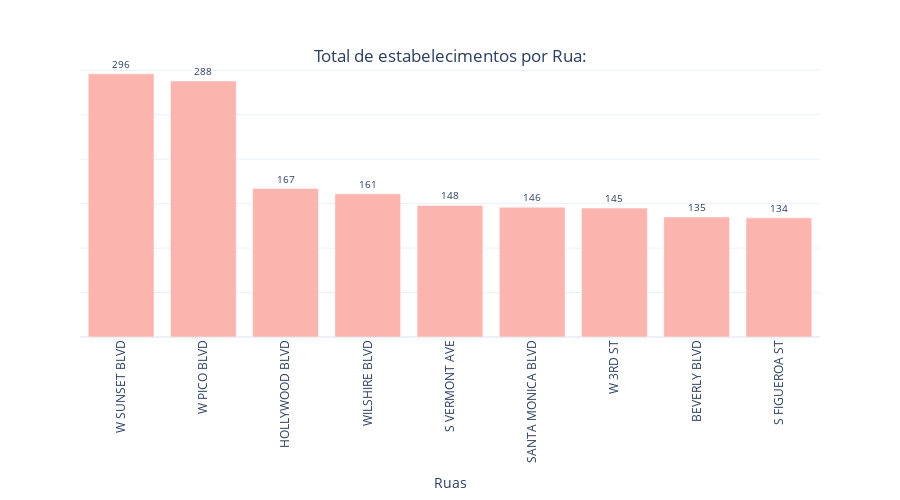

Here is the notebook cell this chart was saved with:
### Code cell
ruas128 =  ruas[ruas.quantity > 128]


fig = px.bar(ruas128 , x="Street", y="quantity",
             color_discrete_sequence=px.colors.qualitative.Pastel1,
             template='plotly_white', text='quantity',
             height=500)


fig.update_layout(
    xaxis_title='Ruas', # Etiqueta do eixo X
    yaxis_title=' '
)

fig.update_traces(textposition='outside', textfont_size=10
)

fig.update_yaxes(showticklabels=False)

fig.update_xaxes(tickangle=-90)

fig.update_layout(title={
    'text' : 'Total de estabelecimentos por Rua:',
    'y': 0.9,
    'x': 0.5
   
})


fig.show()

### Figure 1 — Plotly figure (JSON) as saved in the notebook; plotly's stock layout.template omitted (floating-point values rounded to 4 significant figures)
{"data": [{"alignmentgroup": "True", "hovertemplate": "Street=%{x}<br>quantity=%{text}<extra></extra>", "legendgroup": "", "marker": {"color": "rgb(251,180,174)", "pattern": {"shape": ""}}, "name": "", "offsetgroup": "", "orientation": "v", "showlegend": false, "text": [296, 288, 167, 161, 148, 146, 145, 135, 134], "textfont": {"size": 10}, "textposition": "outside", "type": "bar", "x": ["W SUNSET BLVD", "W PICO BLVD", "HOLLYWOOD BLVD", "WILSHIRE BLVD", "S VERMONT AVE", "SANTA MONICA BLVD", "W 3RD ST", "BEVERLY BLVD", "S FIGUEROA ST"], "xaxis": "x", "y": [296, 288, 167, 161, 148, 146, 145, 135, 134], "yaxis": "y"}], "layout": {"barmode": "relative", "height": 500, "legend": {"tracegroupgap": 0}, "margin": {"t": 60}, "title": {"text": "Total de estabelecimentos por Rua:", "x": 0.5, "y": 0.9}, "xaxis": {"anchor": "y", "domain": [0, 1], "tickangle": -90, "title": {"text": "Ruas"}}, "yaxis": {"anchor": "x", "domain": [0, 1], "showticklabels": false, "title": {"text": " "}}}}
